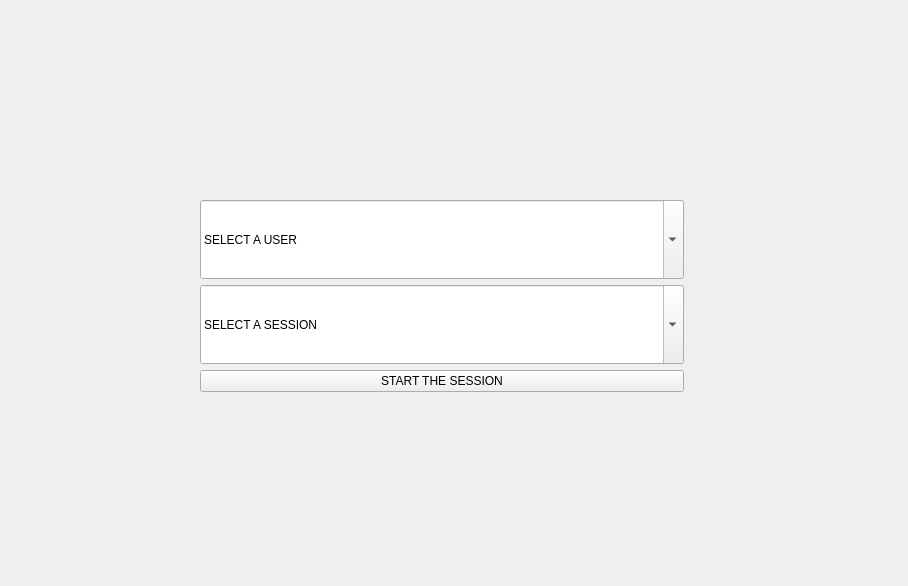
<?xml version="1.0" encoding="UTF-8"?>
<ui version="4.0">
 <class>Form</class>
 <widget class="QWidget" name="Form">
  <property name="geometry">
   <rect>
    <x>0</x>
    <y>0</y>
    <width>908</width>
    <height>586</height>
   </rect>
  </property>
  <property name="windowTitle">
   <string>Form</string>
  </property>
  <layout class="QVBoxLayout" name="verticalLayout">
   <item>
    <layout class="QGridLayout" name="gridLayout">
     <item row="1" column="3">
      <widget class="QPushButton" name="add_user_btn">
       <property name="styleSheet">
        <string notr="true">border:0;</string>
       </property>
       <property name="icon">
        <iconset resource="../resources.qrc">
         <normaloff>:/icons/widgets/icons/plus_icon.png</normaloff>:/icons/widgets/icons/plus_icon.png</iconset>
       </property>
       <property name="iconSize">
        <size>
         <width>50</width>
         <height>50</height>
        </size>
       </property>
      </widget>
     </item>
     <item row="1" column="2">
      <widget class="QComboBox" name="user_list">
       <property name="minimumSize">
        <size>
         <width>484</width>
         <height>79</height>
        </size>
       </property>
       <property name="editable">
        <bool>true</bool>
       </property>
       <property name="currentText">
        <string>SELECT A USER</string>
       </property>
      </widget>
     </item>
     <item row="0" column="4" rowspan="5">
      <spacer name="horizontalSpacer_2">
       <property name="orientation">
        <enum>Qt::Horizontal</enum>
       </property>
       <property name="sizeHint" stdset="0">
        <size>
         <width>40</width>
         <height>20</height>
        </size>
       </property>
      </spacer>
     </item>
     <item row="2" column="3">
      <widget class="QPushButton" name="add_session_btn">
       <property name="styleSheet">
        <string notr="true">border:0;</string>
       </property>
       <property name="icon">
        <iconset resource="../resources.qrc">
         <normaloff>:/icons/widgets/icons/plus_icon.png</normaloff>:/icons/widgets/icons/plus_icon.png</iconset>
       </property>
       <property name="iconSize">
        <size>
         <width>50</width>
         <height>50</height>
        </size>
       </property>
      </widget>
     </item>
     <item row="0" column="0" rowspan="5">
      <spacer name="horizontalSpacer">
       <property name="orientation">
        <enum>Qt::Horizontal</enum>
       </property>
       <property name="sizeHint" stdset="0">
        <size>
         <width>40</width>
         <height>20</height>
        </size>
       </property>
      </spacer>
     </item>
     <item row="4" column="1" colspan="3">
      <spacer name="verticalSpacer_2">
       <property name="orientation">
        <enum>Qt::Vertical</enum>
       </property>
       <property name="sizeHint" stdset="0">
        <size>
         <width>20</width>
         <height>40</height>
        </size>
       </property>
      </spacer>
     </item>
     <item row="0" column="1" colspan="3">
      <spacer name="verticalSpacer">
       <property name="orientation">
        <enum>Qt::Vertical</enum>
       </property>
       <property name="sizeHint" stdset="0">
        <size>
         <width>20</width>
         <height>40</height>
        </size>
       </property>
      </spacer>
     </item>
     <item row="1" column="1">
      <widget class="QLabel" name="user_icon">
       <property name="pixmap">
        <pixmap resource="../resources.qrc">:/icons/widgets/icons/user_icon.png</pixmap>
       </property>
       <property name="scaledContents">
        <bool>false</bool>
       </property>
      </widget>
     </item>
     <item row="2" column="1">
      <widget class="QLabel" name="session_icon">
       <property name="pixmap">
        <pixmap resource="../resources.qrc">:/icons/widgets/icons/pen_icon.png</pixmap>
       </property>
      </widget>
     </item>
     <item row="2" column="2">
      <widget class="QComboBox" name="session_list">
       <property name="minimumSize">
        <size>
         <width>484</width>
         <height>79</height>
        </size>
       </property>
       <property name="editable">
        <bool>true</bool>
       </property>
       <property name="currentText">
        <string>SELECT A SESSION</string>
       </property>
      </widget>
     </item>
     <item row="3" column="2">
      <widget class="QPushButton" name="go_to_main">
       <property name="text">
        <string>START THE SESSION</string>
       </property>
      </widget>
     </item>
    </layout>
   </item>
  </layout>
 </widget>
 <resources>
  <include location="../resources.qrc"/>
 </resources>
 <connections/>
</ui>
